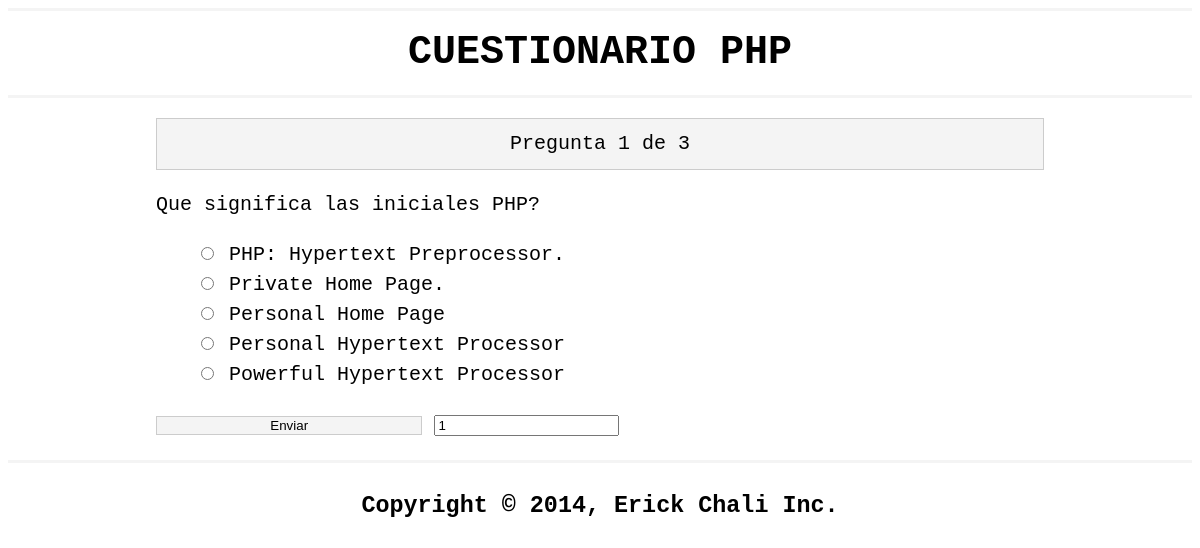
Screenshot of /pregunta.php?n=1 with the database file from the repository.
### tables this page shows
CREATE TABLE IF NOT EXISTS `Preguntas` (
  `numero_pregunta` int(11) NOT NULL,
  `texto` text NOT NULL
);

CREATE TABLE IF NOT EXISTS `Opciones` (
`id` int(11) NOT NULL,
  `numero_pregunta` int(11) NOT NULL,
  `es_correcto` tinyint(1) NOT NULL DEFAULT '0',
  `texto` text NOT NULL
);

### pregunta.php (the view, shortened to what this page needs)
<?php include 'database.php'; ?>
<?php
	$number = (int) $_GET['n'];
	$query = "SELECT * FROM Preguntas";
	$resultados = $mysqli->query($query) or die ($mysqli->error.__LINE__);
	$total = $resultados->num_rows;
	$query = "SELECT * FROM `Preguntas` WHERE numero_pregunta = $number ";
	$resultado = $mysqli->query($query) or die($mysqli->error.__LINE__);
	$pregunta = $resultado->fetch_assoc();
	$query = "SELECT * FROM `Opciones` WHERE numero_pregunta = $number" ;
	$opciones = $mysqli->query($query) or die($mysqli->error.__LINE__);
?>
<!DOCTYPE html>
<html>
	<header>
		<link rel="stylesheet" type="text/css" href="estilo/estilo.css">
	</header>
	<body>
		<header>
			<div class="contenedor">
				<h1>CUESTIONARIO PHP</h1>
			</div>
		</header>
		<main>
			<div class="container">
				<div class="actual">Pregunta <?php echo $pregunta['numero_pregunta'];?> de <?php echo $total ; ?></div>
				<p class="pregunta">
					<?php echo $pregunta['texto']; ?>
				</p>
				<form method="post" action="process.php">
					<ul class="opciones">
						<?php while($row = $opciones->fetch_assoc()): ?>
							<li><input name="opcion" type="radio" value="<?php echo $row['id']; ?>"> <?php echo $row['texto']; ?> </li>
						<?php endwhile; ?>
					</ul>
					<input type="submit" value="Enviar" name="enviar" class="submit">
					<input tupe="hidden" name="numero" value="<?php echo $number; ?>">
				</form>
			</div>
		</main>
		<footer>
			<div class="Container">
				<h3>Copyright &copy; 2014, Erick Chali Inc.</h3>
			</div>
		</footer>
	</body>
</html>

### estilo/estilo.css (style rules this page uses)
body { font-family: monospace; font-size: 20px; line-height: 1.5em; }
li { list-style: none; }
.container { width: 75%; margin: 0 auto; overflow: auto; }
header { border-bottom: 3px #f4f4f4 solid; text-align: center; }
footer { border-top: 3px #f4f4f4 solid; text-align: center; padding-top: 5px; }
main { padding-bottom: 20px; }
.actual { padding: 10px; background: #f4f4f4; border: #ccc solid 1px; margin: 20px 0 10px 0; text-align: center; }
.submit { background: #f4f4f4; border: #ccc solid 1px; width: 30%; }

### rows the page displays
preguntas: numero_pregunta "1", texto "Que significa las iniciales PHP?"
opciones: texto "PHP: Hypertext Preprocessor."
opciones: texto "Private Home Page."
opciones: texto "Personal Home Page"
opciones: texto "Personal Hypertext Processor"
opciones: texto "Powerful Hypertext Processor"

### other values shown
$total "3"
